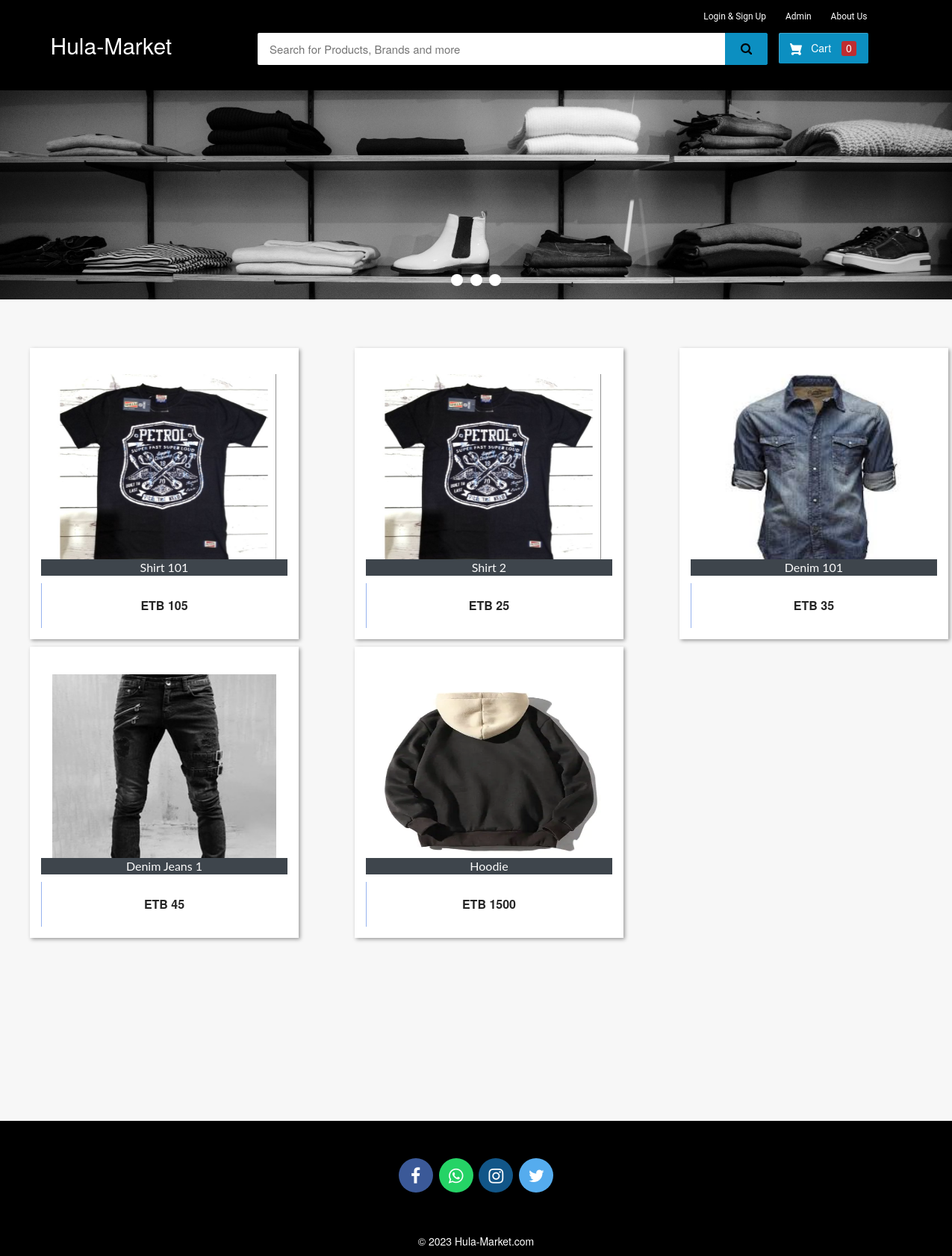
The page / on the database its author committed.
### ecom/models.py (models this page shows, shortened)
class Product(models.Model):
    name=models.CharField(max_length=40)
    product_image= models.ImageField(upload_to='product_image/',null=True,blank=True)
    price = models.PositiveIntegerField()
    description=models.CharField(max_length=40)

### ecom/views.py (the view)
# urls.py: path('',views.home_view,name=''),
def home_view(request):
    products=models.Product.objects.all()
    if 'product_ids' in request.COOKIES:
        product_ids = request.COOKIES['product_ids']
        counter=product_ids.split('|')
        product_count_in_cart=len(set(counter))
    else:
        product_count_in_cart=0
    if request.user.is_authenticated:
        return HttpResponseRedirect('afterlogin')
    return render(request,'ecom/index.html',{'products':products,'product_count_in_cart':product_count_in_cart})

### templates/ecom/index.html (shortened to what this page needs)
{% extends 'ecom/homebase.html' %}
{% load static %}
{% block content %}
<div class="row">
  <div class="col-md-12">
    <div class="slider-container">
      <div class="menu">
        <label for="slide-dot-1"></label>
        <label for="slide-dot-2"></label>
        <label for="slide-dot-3"></label>
      </div>
        <div class="slide slide-1"></div>
    </div>
  </div>
</div>
{%if products%}
<br>
  <div class="row">
      {% for p in products %}
      <div class="column">
      <div class="container page-wrapper" style="width: 450px;">
        <div class="page-inner">
          <div class="row">
            <div class="el-wrapper">
              <div class="box-up">
                <img class="img" src="{% static p.product_image.url %}" alt="product pic" height="300px" width="300px">
                <div class="img-info">
                  <div class="info-inner">
                    <span style="background-color:#3e454c; color:fbfbfb;"class="p-company">{{p.name}}</span>
                  </div>
                </div>
              </div>
              <div class="box-down">
                <a class="cart" href="/cart">
                  <span class="price">ETB {{p.price}}</span>
                  <span class="add-to-cart">
                    <span class="txt"><i class="fa fa-shopping-cart"></i> Add To Cart</span>
                  </span>
                </a>
              </div>
            </div>
          </div>
        </div>
      </div>
      </div>
{% if forloop.counter|divisibleby:"3" %}
    </div>
    <div class="row">
          <br><br><br><br><br>
{% endif %}
  {% endfor %}
</div>
{%else%}
<h3 style="text-align:center; color:#3E454C;">No Search Found</h3>
{%endif%}
<br><br><br>
<br><br><br><br><br><br><br><br><br><br><br><br>
{% endblock content %}

### templates/ecom/homebase.html (shortened to what this page needs)
<html>
{% load static %}
<head>
<link rel="stylesheet" href="https://maxcdn.bootstrapcdn.com/bootstrap/3.3.0/css/bootstrap.min.css">
<link rel="stylesheet" href="https://maxcdn.bootstrapcdn.com/font-awesome/4.7.0/css/font-awesome.min.css">
</head>
<body>
  {%if request.user.is_authenticated%}
    {% include "ecom/customer_navbar.html" %}
  {%else%}
  <div id="navbar">
    <div class="container">
        <div class="row row1">
            <ul class="largenav pull-right">
              <li class="upper-links dropdown"><a class="links" href="">Login & Sign Up</a>
              </li>
                <li class="upper-links"><a class="links" href="/adminclick">Admin</a></li>
                <li class="upper-links"><a class="links" href="/aboutus">About Us</a></li>
            </ul>
        </div>
        <div class="row row2">
            <div class="col-sm-3">
                <h2 style="margin:0px;"><a style="text-decoration:none; color:white;" href="/"><span class="largenav">Hula-Market </span></a></h2>
            </div>
            <div class="navbar-search smallsearch col-sm-7 col-xs-11">
              <form  action="/search" method="get">
                <div class="row"> <input class="navbar-input col-xs-11" type="search" value="{% if search_text %}{{ search_text }}{% endif %}" placeholder="Search for Products, Brands and more" name="query" id="query">
                  <button class="navbar-button col-xs-1" type="submit">
                  </button>
                </div>
              </form>
            </div>
            <div class="cart1 largenav col-sm-2"> <a class="cart-button" href="/cart">  Cart <span class="item-number ">{{ product_count_in_cart }}</span> </a> </div>
        </div>
    </div>
</div>
  {%endif%}
{% block content %}
{% endblock content %}
<br><br><br>
<footer>
  <br>
  <p>
    <a href="#" class="fa fa-facebook"></a>
    <a href="#" class="fa fa-whatsapp"></a>
    <a href="#" class="fa fa-instagram"></a>
    <a href="#" class="fa fa-twitter"></a>
  </p>
  <br>
  <div class="container">
    <div class="row">
      <div class="col-md-12 col-sm-12">
        <div style="color:#ffffff;" class="wow fadeInUp footer-copyright">
          <p><br>
            &copy; 2023 Hula-Market.com</p>
        </div>
      </div>
    </div>
  </div>
</footer>
</body>
</html>

### templates/ecom/homebase.html (style rules this page uses)
body { background-color: #f7f7f7; }
#navbar { background-color: #000000; color: white; }
.row1 { padding-top: 10px; padding-right: 50px }
.row2 { padding-bottom: 20px }
.navbar-input { padding: 11px 16px; border-radius: 2px 0 0 2px; border: 0 none; outline: 0 none; font-size: 15px; color:#000 }
.navbar-button { background-color: #0c8fc1; border: 1px solid #0c8fc1; border-radius: 0 2px 2px 0; color: #ffffff; padding: 10px 0; height: 43px; cursor: pointer; }
.cart-button { background-color: #0c8fc1; box-shadow: 0 4px 4px 0 rgb(0 0 0 / 23%), inset 1px 1px 0 0 hsl(0deg 0% 100% / 20%); padding: 10px 0; text-align: center; height: 41px; border-radius: 2px; font-weight: 500; width: 120px; display: inline-block; color: #FFFFFF; text-decoration: none; color: inherit; border: none; outline: none; }
.cart-svg { display: inline-block; width: 16px; height: 16px; vertical-align: middle; margin-right: 8px }
.item-number { border-radius: 3px; background-color: rgb(207 37 37 / 92%); height: 20px; padding: 3px 6px; font-weight: 500; display: inline-block; color: #fff; line-height: 12px; margin-left: 10px; }
.upper-links { display: inline-block; padding: 0 11px; line-height: 23px; font-family: 'Roboto', sans-serif; letter-spacing: 0; color: inherit; border: none; outline: none; font-size: 12px }
.dropdown { position: relative; display: inline-block; margin-bottom: 0px }
.links { color: #fff; text-decoration: none }
.largenav { display: none }
.smallsearch { margin-left: 15px; margin-top: 15px }
.menu { cursor: pointer }
footer { padding: 0px 0px 0px 0px; background-color: black; margin: 0px; }
.fa { font-size: 23px; width: 2em; height: 2em; text-align: center; text-decoration: none; margin: 5px 2px; border-radius: 50%; padding-top: 0.5em; }
.fa-facebook { background: #3B5998; color: white; margin-top: 30px; }
.fa-whatsapp { background: #25d366; color: white; }
.fa-twitter { background: #55ACEE; color: white; }
.fa-instagram { background: #125688; color: white; }
p { text-align: center; }
@media screen and (min-width: 768px) { .largenav { display: block } }
@media screen and (min-width: 768px) { .smallsearch { margin: 0px } }

### rows shown on the page
Product: product_image (picture), name "Shirt 101", price "105"
Product: product_image (picture), name "Shirt 2", price "25"
Product: product_image (picture), name "Denim 101", price "35"
Product: product_image (picture), name "Denim Jeans 1", price "45"
Product: product_image (picture), name "Hoodie", price "1500"

### other values the page prints
{{ product_count_in_cart }} "0"
